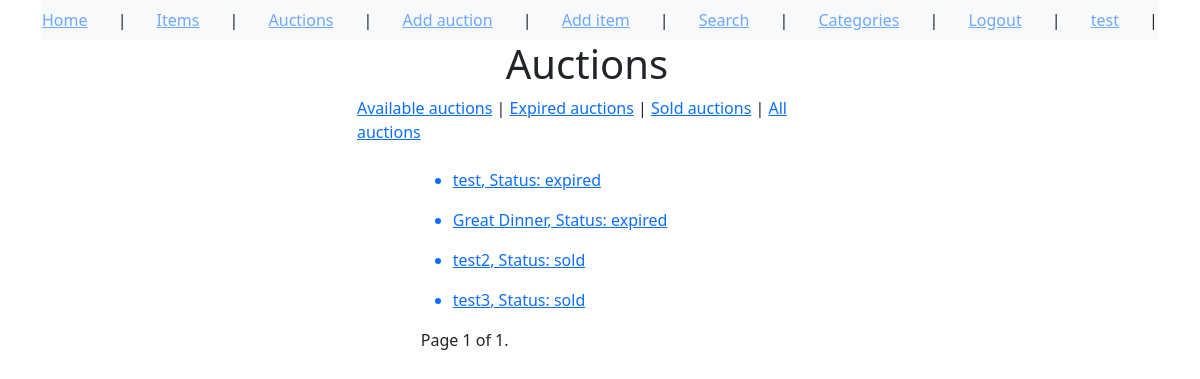
Screenshot of /auctions/ (signed in) with the database file from the repository.
### auctions/models.py (models this page shows, shortened)
class Auction(models.Model):
    CHOICES = (
        ('available', 'available'),
        ('expired', 'expired'),
        ('sold', 'sold'),
    )
    id = models.UUIDField(
        default=uuid.uuid4,
        unique=True,
        primary_key=True,
        editable=False
    )
    name = models.CharField(max_length=255)
    item = models.ForeignKey(Item, on_delete=models.CASCADE)
    min_price = models.DecimalField(max_digits=10, decimal_places=2)
    buy_now_price = models.DecimalField(max_digits=10, decimal_places=2, null=True, blank=True)
    end_date = models.DateTimeField()
    seller = models.ForeignKey(User, on_delete=models.CASCADE, related_name='seller')
    buyer = models.ForeignKey(User, on_delete=models.CASCADE, blank=True, related_name='buyer', null=True)
    status = models.CharField(choices=CHOICES, default='available', max_length=64)

### auctions/views.py (the view, shortened to what this page needs)
# urls.py: path('auctions/', auctions.AuctionsList.as_view()),
class AuctionsList(ListView):
    model = Auction
    context_object_name = 'auctions'
    paginate_by = 5
    ordering = 'end_date'
    def get_context_data(self, **kwargs):
        context = super().get_context_data(**kwargs)    # Get default context data
        for auction in context['auctions']:
            return context
    def get_template_names(self, **kwargs):
        status = self.request.GET.get('status')     # Get status parameter from the request
        if status == 'expired':
            return 'auctions/expired_auction_list.html'
        elif status == 'available':
            return 'auctions/available_auction_list.html'
        elif status == 'sold':
            return 'auctions/sold_auction_list.html'
        else:
            return 'auctions/auction_list.html'

### templates/auctions/auction_list.html (shortened to what this page needs)
{% extends 'auctions/base_template.html' %}
{% block content %}
<div id="content", name="content", class="main">
    <div class="row justify-content-center">
        <div class="col-5">
<h1>Auctions</h1>
</div>
</div>
</div>
<div id="content", name="content", class="main">
    <div class="row justify-content-center">
        <div class="col-15">
<a href="/auctions/?status=available">Available auctions</a> |
<a href="/auctions/?status=expired">Expired auctions</a> |
<a href="/auctions/?status=sold">Sold auctions</a> |
<a href="/auctions">All auctions</a>
</div>
</div>
</div><br>
<div id="content", name="content", class="main">
    <div class="row justify-content-center">
        <div class="col-9">
{% for auction in auctions %}
<ul>
<a href="/auction/{{ auction.id }}"><li>{{ auction.name }}, Status: {{ auction.status }}</li></a>
</ul>
{% endfor %}
<div class="pagination">
    <span class="step-links">
        <span class="current">
            Page {{ page_obj.number }} of {{ page_obj.paginator.num_pages }}.
        </span>
    </span>
</div>
</div>
</div>
</div>
{% endblock %}

### templates/auctions/base_template.html (shortened to what this page needs)
<!DOCTYPE html>
<html lang="en">
<head>
    <link href="https://cdn.jsdelivr.net/npm/bootstrap@5.3.0-alpha3/dist/css/bootstrap.min.css" rel="stylesheet">
</head>
<body><div class="container">
    <nav class="navbar bg-light" data-bs-theme="dark">
        <a href="/home">Home</a> |
        <a href="/items">Items</a> |
        <a href="/auctions">Auctions</a> |
        <a href="/add-auction">Add auction</a> |
        <a href="/add-item">Add item</a> |
        <a href="/search">Search</a> |
        <a href="/categories">Categories</a> |
        {% if user.is_authenticated %}
            <a href="/logout">Logout</a> |
            <a href="/user/{{ user.username }}">{{ user.username }}</a> |
        {% else %}
            <a href="/accounts/login">Login</a> |
            <a href="/create-account">Create account</a> |
        {% endif %}
</nav>
</div>
<div id="content", name="content", class="main">
    <div class="row justify-content-center">
        <div class="col-5">
{% block content %}{% endblock %}
</div>
</div>
</div>
</body>
</html>

### rows the page displays
Auction: name "test", status "expired"
Auction: name "Great Dinner", status "expired"
Auction: name "test2", status "sold"
Auction: name "test3", status "sold"

### other values shown
{{ user.username }} "test"
{{ page_obj.number }} "1"
{{ page_obj.paginator.num_pages }} "1"
